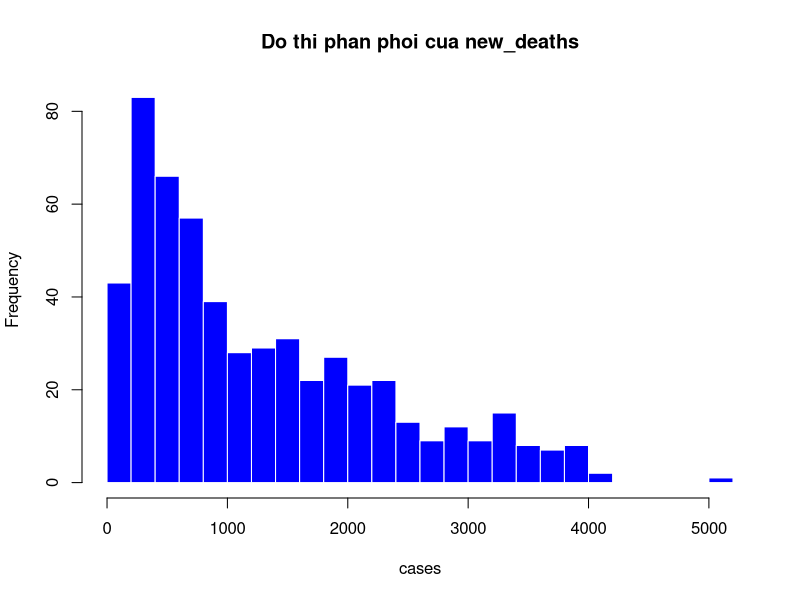
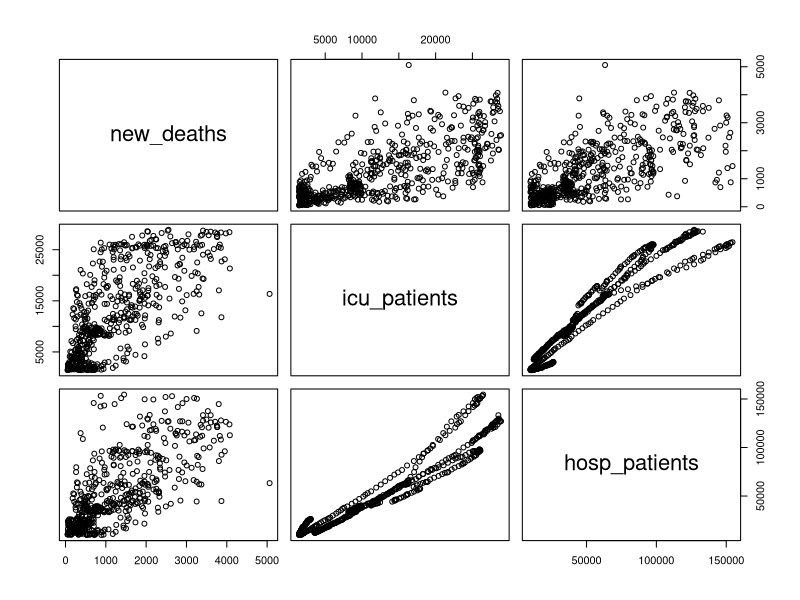

These charts were generated, in order, by the following R code:
## ---- chunk 1
library(dplyr)
library(tidyr)
library(rmarkdown)
old_data <- read.csv("usa.csv")
paged_table(old_data) # thay thế cho print, in ra bảng đẹp hơn
## ---- chunk 2
new_data <- old_data %>% select(3:14)
paged_table(new_data)
## ---- chunk 3
main_data <- subset(new_data , select = c(new_deaths , new_cases , new_tests , icu_patients , hosp_patients , people_fully_vaccinated , positive_rate))
# paged_table(main_data)
## ---- chunk 4
main_data %>% sapply(function(col) sum(is.na(col)))    #Số dữ liệu bị khuyết theo cột
apply(main_data, 2, function(x)sum(is.na(x))/length(x))    #Tỉ lệ dữ liệu bị khuyết
## ---- chunk 5
main_data <- na.omit(main_data)
# main_data[is.na(main_data)] <- 0    #NA <- 0
paged_table(main_data)
## ---- chunk 6
stat_table<-apply(main_data[,c("new_deaths", "new_cases", "new_tests", "icu_patients", "hosp_patients", "people_fully_vaccinated", "positive_rate")], 2,
function(x){c(mean(x), median(x), sd(x), min(x), max(x))})
rownames(stat_table)<-c("mean", "median", "sd", "min", "max")
paged_table(as.data.frame(stat_table))
## ---- chunk 7
hist(main_data$new_deaths, main="Do thi phan phoi cua new_deaths", col = "blue", border = "white",
xlab = "cases", breaks = 20)
## ---- chunk 8
paged_table(as.data.frame(cor(main_data)))
## ---- chunk 9
contTab = subset(main_data, select = c(new_deaths, icu_patients, hosp_patients))
pairs(contTab)
